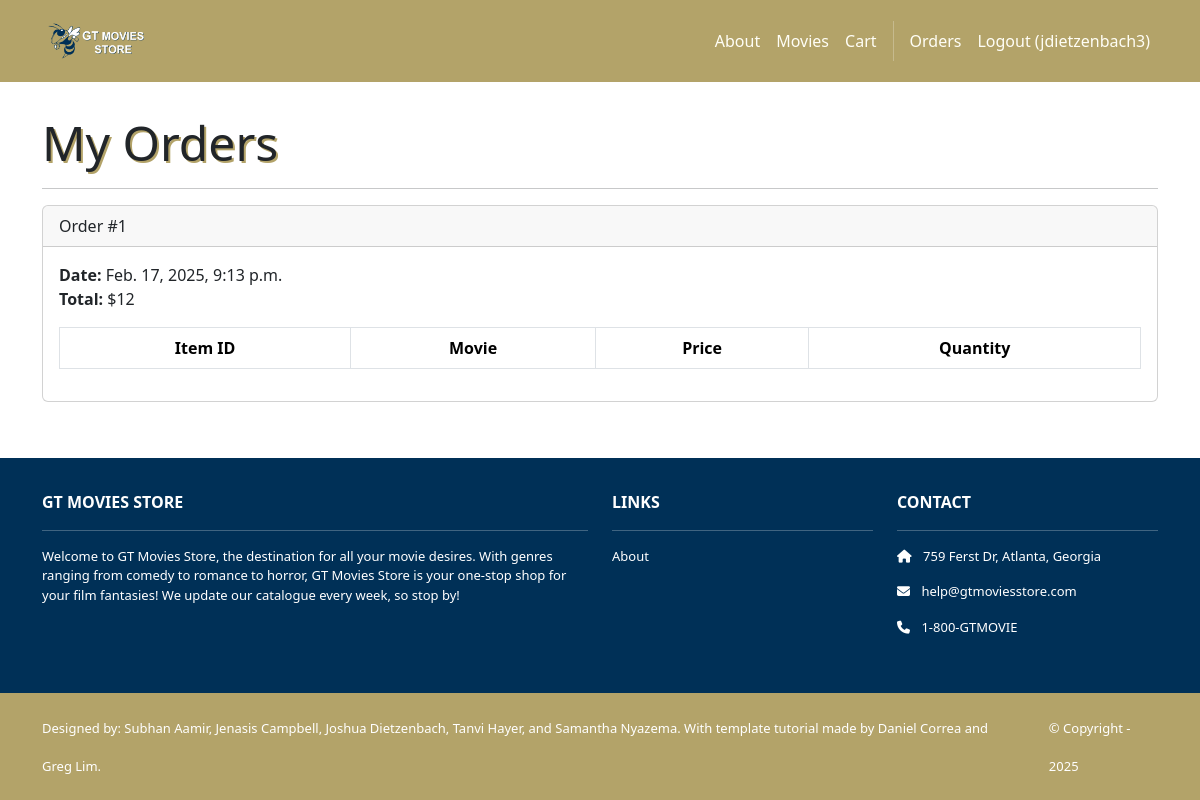
Page /accounts/orders/ (signed in) on the committed database.
### cart/models.py (models this page shows, shortened)
class Order(models.Model):
    id = models.AutoField(primary_key=True)
    total = models.IntegerField()
    date = models.DateTimeField(auto_now_add=True)
    user = models.ForeignKey(User,
        on_delete=models.CASCADE)

### accounts/views.py (the view)
# urls.py: path('orders/', views.orders, name='accounts.orders'),
@login_required
def orders(request):
    template_data = {}
    template_data['title'] = 'Orders'
    template_data['orders'] = request.user.order_set.all()
    return render(request, 'accounts/orders.html',
        {'template_data': template_data})

### accounts/templates/accounts/orders.html (shortened to what this page needs)
{% extends 'base.html' %}
{% block content %}
<div class="p-3">
  <div class="container">
    <div class="row mt-3">
      <div class="col mx-auto mb-3">
        <h2>My Orders</h2>
        <hr />
        {% for order in template_data.orders %}
        <div class="card mb-4">
          <div class="card-header">
            Order #{{ order.id }}
          </div>
          <div class="card-body">
            <b>Date:</b> {{ order.date }}<br />
            <b>Total:</b> ${{ order.total }}<br />
            <table class="table table-bordered
              table-striped text-center mt-3">
              <thead>
                <tr>
                  <th scope="col">Item ID</th>
                  <th scope="col">Movie</th>
                  <th scope="col">Price</th>
                  <th scope="col">Quantity</th>
                </tr>
              </thead>
            </table>
          </div>
        </div>
        {% endfor %}
      </div>
    </div>
  </div>
</div>
{% endblock content %}

### gtmoviestore/templates/base.html (shortened to what this page needs)
<!DOCTYPE html>
<html>
    {% load static %}
    <head>
        <link href="https://cdn.jsdelivr.net/npm/bootstrap@5.3.3/dist/css/bootstrap.min.css" rel="stylesheet">
        <link rel="stylesheet"  href="https://cdnjs.cloudflare.com/ajax/libs/font-awesome/6.1.1/css/all.min.css">
        <link rel="stylesheet" type="text/css" href="{% static 'css/style.css' %}">
    </head>
  <body class="d-flex flex-column min-vh-100">
    <nav class="p-3 navbar navbar-dark bg-dark navbar-expand-lg">
      <div class="container">
        <a class="navbar-brand" href="{% url 'home.index' %}">
          <img src="{% static 'img/logo.png' %}" alt="logo" height="40" />
        </a>
        <div class="collapse navbar-collapse" id="navbarNavAltMarkup">
          <div class="navbar-nav ms-auto navbar-ml">
            <a class="nav-link" href="{% url 'home.about' %}">About</a>
            <a class="nav-link" href="{% url 'movies.index' %}">Movies</a>
            <a class="nav-link" href="{% url 'cart.index' %}">Cart</a>
              {% if user.is_authenticated %}
              <a class="nav-link" href="{% url 'accounts.orders' %}">Orders</a>
              <a class="nav-link"
                href="{% url 'accounts.logout' %}">Logout ({{user.username }})</a>
              {% else %}
                <a class="nav-link" href="{% url 'accounts.login' %}">Login</a>
              <a class="nav-link" href="{% url 'accounts.signup' %}">Sign Up</a>
              {% endif %}
          </div>
        </div>
      </div>
    </nav>
    <div>
      {% block content %}
      {% endblock content %}
    </div>
    <section class="p-3 ms-footer d-none d-md-block">
      <div class="container">
        <div class="row mt-3 text-white">
          <div class="col-md-6 col-lg-6 col-xl-6mx-auto mb-4">
            <b>GT MOVIES STORE</b>
            <hr />
            <p>
              Welcome to GT Movies Store, the destination for all your movie desires.
                With genres ranging from comedy to romance to horror, GT Movies Store is your one-stop shop
                for your film fantasies! We update our catalogue every week, so stop by!
            </p>
          </div>
          <div class="col-md-3 col-lg-3 col-xl-3 mx-auto mb-4">
            <b>LINKS</b>
            <hr />
            <p><a class="nav-link" href="{% url 'home.about' %}">About</a></p>
          </div>
          <div class="col-md-3 col-lg-3 col-xl-3 mx-auto mb-4">
            <b>CONTACT</b>
            <hr />
            <p><i class="fas fa-home me-2"></i>
              759 Ferst Dr, Atlanta, Georgia
            </p>
            <p><i class="fas fa-envelope me-2"></i>
              help@gtmoviesstore.com
            </p>
            <p><i class="fas fa-phone me-2"></i>
              1-800-GTMOVIE
            </p>
          </div>
        </div>
      </div>
    </section>
    <section class="p-3 ms-footer-bottom bg-dark">
      <div class="container d-flex justify-content-between">
        <div class="me-5 text-white">
          <span>Designed by:
              Subhan Aamir, Jenasis Campbell, Joshua Dietzenbach, Tanvi Hayer, and Samantha Nyazema.
              With template tutorial made by
            <a href="https://www.x.com/danielgarax" target="_blank">Daniel Correa</a> and
            <a href="https://www.x.com/greglim81" target="_blank">Greg Lim</a>.
          </span>
        </div>
        <div class="text-white">
          <span>© Copyright - 2025</span>
        </div>
      </div>
    </section>
  </body>
</html>

### gtmoviestore/static/css/style.css (style rules this page uses)
.navbar a.nav-link { color: #FFFEF6 !important; }
.bg-dark { background-color: #B3A369 !important; }
.ms-footer { background-color: #003057; }
.ms-footer p { color: #ffffff; font-size: 13px; }
.ms-footer-bottom span { font-size: 13px; line-height: 38px; }
.ms-footer-bottom a { color: #fff; text-decoration: none; }
h2 { font-size: xxx-large; text-shadow: 2px 2px #B3A369; }

### rows in the picture
Order: id "1", date "Feb. 17, 2025, 9:13 p.m.", total "12"

### other values in the picture
{{ user.username }} "jdietzenbach3"
